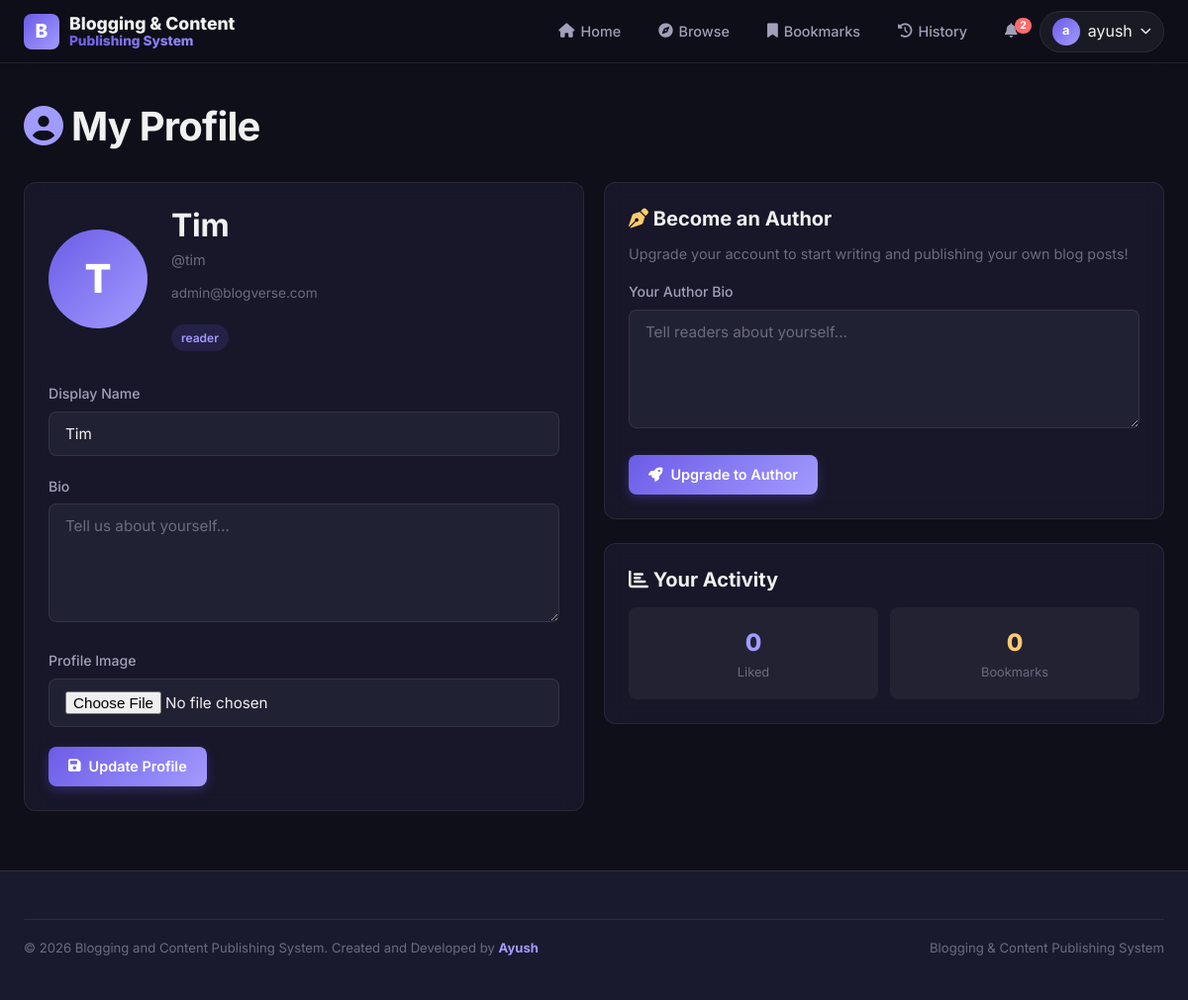
The page /reader/profile/ (signed in) on the database its author committed.
### accounts/models.py (models this page shows, shortened)
class tbl_user(models.Model):
    name = models.CharField(max_length=80)
    username = models.CharField(max_length=30, unique=True)
    email = models.EmailField(unique=True, max_length=60)
    password = models.CharField(max_length=128)
    role = models.CharField(max_length=20, default='reader',
                            choices=[('admin', 'Admin'), ('author', 'Author'), ('reader', 'Reader')])
    status = models.BooleanField(default=True)
    created_at = models.DateTimeField(auto_now_add=True)
    updated_at = models.DateTimeField(auto_now=True)

### reader/views.py (the view, shortened to what this page needs)
# urls.py: path('profile/', views.author_profile, name='author_profile'),
def profile(request):
    ctx = get_session_context(request)
    ctx.update({"zone": "reader", "page": "profile"})
    uid = request.session.get('user_id')
    if uid:
        try:
            user = tbl_user.objects.get(id=uid)
            ctx["profile_user"] = user
            ctx["is_author"] = tbl_authors.objects.filter(user_id=user).exists()
            ctx["liked_count"] = tbl_likes.objects.filter(user_id__id=uid).count()
            ctx["bookmarks_count"] = tbl_bookmarks.objects.filter(user_id__id=uid).count()
        except tbl_user.DoesNotExist:
            pass
    return render(request, "reader/profile.html", ctx)

### reader/views.py (called while the page is built)
def get_session_context(request):
    uid = request.session.get('user_id')
    notif_count = 0
    if uid:
        notif_count = tbl_notifications.objects.filter(user_id__id=uid, is_read=False).count()
    return {
        'user_id': uid,
        'user_name': request.session.get('user_name', 'Guest'),
        'user_role': request.session.get('user_role', 'reader'),
        'user_username': request.session.get('user_username', ''),
        'notif_count': notif_count,
    }

### templates/reader/profile.html (shortened to what this page needs)
{% extends "reader/base.html" %}
{% block content %}
<div class="page-header">
    <h1><i class="fas fa-user-circle" style="color:var(--primary-light);"></i> My Profile</h1>
</div>
<div class="page-content">
    {% if profile_user %}
    <div class="grid-2">
        <div class="card">
            <form method="POST" enctype="multipart/form-data">
                <div class="profile-header mb-3">
                    <div class="profile-avatar">{{ profile_user.name|first }}</div>
                    <div class="profile-info">
                        <h2>{{ profile_user.name }}</h2>
                        <p class="username">@{{ profile_user.username }}</p>
                        <p style="font-size:0.85rem;color:var(--text-muted);">{{ profile_user.email }}</p>
                        <span class="badge badge-primary mt-1">{{ profile_user.role }}</span>
                    </div>
                </div>
                <div class="form-group">
                    <label for="name">Display Name</label>
                    <input type="text" id="name" name="name" class="form-control" value="{{ profile_user.name }}">
                </div>
                <div class="form-group">
                    <label for="bio">Bio</label>
                    <textarea id="bio" name="bio" class="form-control" rows="3"
                        placeholder="Tell us about yourself..."></textarea>
                </div>
                <div class="form-group">
                    <label for="profile_image">Profile Image</label>
                    <input type="file" id="profile_image" name="profile_image" class="form-control" accept="image/*">
                </div>
                <button type="submit" class="btn btn-primary"><i class="fas fa-save"></i> Update Profile</button>
            </form>
        </div>
        <div>
            {% if not is_author and profile_user.role == 'reader' %}
            <div class="card mb-3">
                <h4 style="margin-bottom:12px;"><i class="fas fa-pen-nib" style="color:var(--accent-orange);"></i>
                    Become an Author</h4>
                <p style="font-size:0.9rem;color:var(--text-muted);margin-bottom:16px;">Upgrade your account to start
                    writing and publishing your own blog posts!</p>
                <form method="POST" action="/reader/upgrade-to-author/">
                    <div class="form-group">
                        <label for="author_bio">Your Author Bio</label>
                        <textarea id="author_bio" name="bio" class="form-control" rows="3"
                            placeholder="Tell readers about yourself..."></textarea>
                    </div>
                    <button type="submit" class="btn btn-primary"><i class="fas fa-rocket"></i> Upgrade to
                        Author</button>
                </form>
            </div>
            {% endif %}
            <div class="card">
                <h4 style="margin-bottom:16px;"><i class="fas fa-chart-bar"></i> Your Activity</h4>
                <div style="display:grid;grid-template-columns:repeat(2,1fr);gap:12px;">
                    <a href="/reader/liked/"
                        style="background:var(--bg-glass);padding:16px;border-radius:var(--radius-sm);text-align:center;text-decoration:none;display:block;transition:transform 0.2s;border:1px solid transparent;hover:border-var(--primary-light);">
                        <div style="font-size:1.5rem;font-weight:800;color:var(--primary-light);">{{ liked_count|default:"0" }}</div>
                        <div style="font-size:0.8rem;color:var(--text-muted);">Liked</div>
                    </a>
                    <a href="/reader/bookmarks/"
                        style="background:var(--bg-glass);padding:16px;border-radius:var(--radius-sm);text-align:center;text-decoration:none;display:block;transition:transform 0.2s;border:1px solid transparent;hover:border-var(--accent-orange);">
                        <div style="font-size:1.5rem;font-weight:800;color:var(--accent-orange);">{{ bookmarks_count|default:"0" }}</div>
                        <div style="font-size:0.8rem;color:var(--text-muted);">Bookmarks</div>
                    </a>
                </div>
            </div>
        </div>
    </div>
    {% else %}
    <div class="alert alert-info"><i class="fas fa-info-circle"></i> Please <a href="/accounts/login/">sign in</a> to
        view your profile.</div>
    {% endif %}
</div>
{% endblock %}

### static/css/style.css (style rules this page uses)
:root { --primary: #6C5CE7; --primary-light: #A29BFE; --primary-dark: #4A3DB8; --primary-glow: rgba(108, 92, 231, 0.3); --accent-pink: #FD79A8; --accent-cyan: #00CEC9; --accent-orange: #FDCB6E; --accent-green: #00B894; --accent-red: #FF6B6B; --bg-primary: #0F0F1A; --bg-secondary: #1A1A2E; --bg-tertiary: #16213E; --bg-card: rgba(26, 26, 46, 0.8); --bg-glass: rgba(255, 255, 255, 0.05); --bg-glass-hover: rgba(255, 255, 255, 0.08); --text-primary: #F1F1F1; --text-secondary: #A0A0B8; --text-muted: #6C6C80; --text-inverse: #0F0F1A; --border-color: rgba(255, 255, 255, 0.08); --border-hover: rgba(255, 255, 255, 0.15); --border-active: rgba(108, 92, 231, 0.5); --shadow-sm: 0 2px 8px rgba(0, 0, 0, 0.2); --shadow-md: 0 4px 16px rgba(0, 0, 0, 0.3); --shadow-lg: 0 8px 32px rgba(0, 0, 0, 0.4); --shadow-glow: 0 0 20px rgba(108, 92, 231, 0.2); --radius-sm: 8px; --radius-md: 12px; --radius-lg: 16px; --radius-xl: 24px; --radius-full: 9999px; --transition-fast: 0.15s ease; --transition-normal: 0.3s ease; --transition-slow: 0.5s ease; --gradient-primary: linear-gradient(135deg, #6C5CE7, #A29BFE); --gradient-hero: linear-gradient(135deg, #0F0F1A 0%, #1A1A2E 50%, #16213E 100%); --gradient-card: linear-gradient(145deg, rgba(26, 26, 46, 0.9), rgba(22, 33, 62, 0.6)); }
*, *::before, *::after { margin: 0; padding: 0; box-sizing: border-box; }
html { scroll-behavior: smooth; font-size: 16px; }
body { font-family: 'Inter', -apple-system, sans-serif; background: var(--bg-primary); color: var(--text-primary); line-height: 1.6; min-height: 100vh; overflow-x: hidden; -webkit-font-smoothing: antialiased; }
a { color: var(--primary-light); text-decoration: none; transition: color var(--transition-fast); }
.mt-1 { margin-top: 8px; }
.mb-3 { margin-bottom: 24px; }
h1, h2, h3, h4, h5, h6 { font-weight: 700; line-height: 1.2; color: var(--text-primary); }
h1 { font-size: 2.5rem; letter-spacing: -0.02em; }
h2 { font-size: 2rem; letter-spacing: -0.01em; }
h4 { font-size: 1.25rem; }
p { color: var(--text-secondary); margin-bottom: 12px; }
.btn { display: inline-flex; align-items: center; justify-content: center; gap: 8px; padding: 10px 20px; border-radius: var(--radius-sm); font-family: inherit; font-size: 0.9rem; font-weight: 600; border: none; cursor: pointer; transition: all var(--transition-fast); text-decoration: none; line-height: 1.4; white-space: nowrap; }
.btn-primary { background: var(--gradient-primary); color: white; box-shadow: 0 4px 12px var(--primary-glow); }
.card { background: var(--bg-card); border: 1px solid var(--border-color); border-radius: var(--radius-md); padding: 24px; backdrop-filter: blur(10px); transition: all var(--transition-normal); }
.form-group { margin-bottom: 20px; }
.form-group label { display: block; font-size: 0.88rem; font-weight: 500; color: var(--text-secondary); margin-bottom: 6px; }
.form-control { width: 100%; padding: 12px 16px; background: var(--bg-glass); border: 1px solid var(--border-color); border-radius: var(--radius-sm); color: var(--text-primary); font-family: inherit; font-size: 0.95rem; transition: all var(--transition-fast); outline: none; }
.form-control::placeholder { color: var(--text-muted); }
textarea.form-control { min-height: 120px; resize: vertical; }
.grid-2 { display: grid; grid-template-columns: repeat(2, 1fr); gap: 20px; }
.page-header { padding: 40px 0 24px; }
.page-header h1 { margin-bottom: 8px; }
.page-content { padding-bottom: 60px; }
.badge { display: inline-flex; align-items: center; padding: 4px 10px; border-radius: var(--radius-full); font-size: 0.75rem; font-weight: 600; }
.badge-primary { background: rgba(108, 92, 231, 0.15); color: var(--primary-light); }
.profile-header { display: flex; align-items: center; gap: 24px; margin-bottom: 32px; }
.profile-avatar { width: 100px; height: 100px; border-radius: 50%; background: var(--gradient-primary); display: flex; align-items: center; justify-content: center; font-size: 2.5rem; font-weight: 800; color: white; flex-shrink: 0; overflow: hidden; }
.profile-info h2 { margin-bottom: 4px; }
.profile-info .username { color: var(--text-muted); font-size: 0.9rem; }

### rows shown on the page
tbl_user: name|first "T", name "Tim", username "tim", email "admin@blogverse.com", role "reader"

### other values the page prints
{{ notif_count }} "2"
{{ user_name|first }} "a"
{{ user_name }} "ayush"
{{ liked_count|default:"0" }} "0"
{{ bookmarks_count|default:"0" }} "0"
